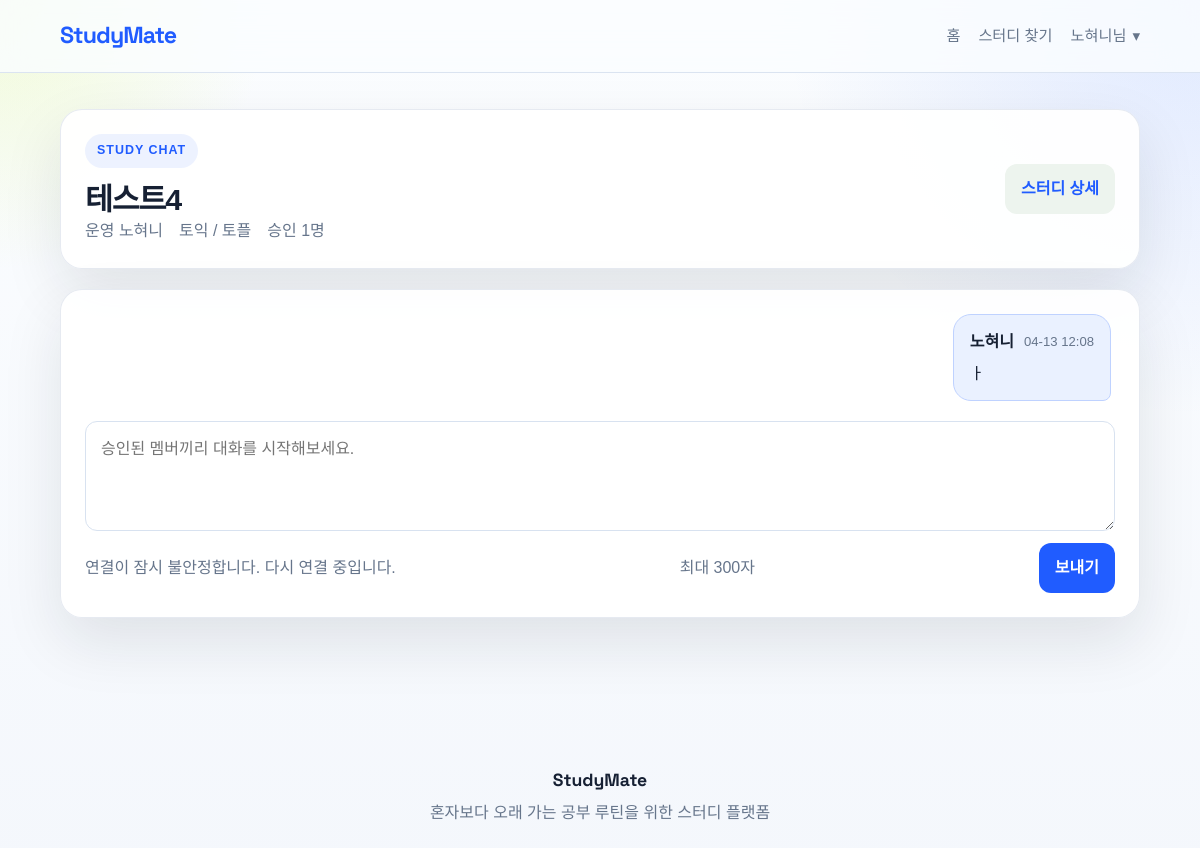
/study/4/chat (signed in), run on the app's committed database.
### models.py (models this page shows, shortened)
class User(db.Model):
    __tablename__ = "user"
    id = db.Column(db.Integer, primary_key=True)
    userid = db.Column(db.String(50), unique=True, nullable=False)
    password = db.Column(db.String(200), nullable=False)
    nickname = db.Column(db.String(50), unique=True, nullable=False)
    email = db.Column(db.String(100), unique=True, nullable=False)
    bio = db.Column(db.String(100), nullable=True)
    studies = db.relationship("Study", back_populates="author", lazy=True)
    comments = db.relationship("Comment", back_populates="author", lazy=True)
    enrollments = db.relationship("Enrollment", back_populates="user", lazy=True)
    chat_messages = db.relationship("ChatMessage", back_populates="user", lazy=True)

class Study(db.Model):
    __tablename__ = "study"
    id = db.Column(db.Integer, primary_key=True)
    title = db.Column(db.String(200), nullable=False)
    category = db.Column(db.String(50), nullable=False)
    member_count = db.Column(db.Integer, nullable=False)
    content = db.Column(db.Text, nullable=False)
    date = db.Column(db.DateTime, default=get_kst_now, nullable=False)
    writer = db.Column(db.String(50), nullable=False)
    author_id = db.Column(db.Integer, db.ForeignKey("user.id"), nullable=True)
    chat_link = db.Column(db.String(300), nullable=True)
    is_closed = db.Column(db.Boolean, default=False, nullable=False)
    author = db.relationship("User", back_populates="studies")
    comments = db.relationship(
        "Comment",
        back_populates="study",
        cascade="all, delete-orphan",
        lazy=True,
        order_by="Comment.date.asc()",
    )
    enrollments = db.relationship(
        "Enrollment",
        back_populates="study",
        cascade="all, delete-orphan",
        lazy=True,
        order_by="Enrollment.date.desc()",
    )
    chat_messages = db.relationship(
        "ChatMessage",
        back_populates="study",
        cascade="all, delete-orphan",
        lazy=True,
        order_by="ChatMessage.date.asc()",
    )

class ChatMessage(db.Model):
    __tablename__ = "chat_message"
    id = db.Column(db.Integer, primary_key=True)
    content = db.Column(db.Text, nullable=False)
    date = db.Column(db.DateTime, default=get_kst_now, nullable=False)
    study_id = db.Column(db.Integer, db.ForeignKey("study.id"), nullable=False)
    user_id = db.Column(db.Integer, db.ForeignKey("user.id"), nullable=False)
    study = db.relationship("Study", back_populates="chat_messages")
    user = db.relationship("User", back_populates="chat_messages")

### app.py (the view, shortened to what this page needs)
@app.route("/study/<int:study_id>/chat", methods=["GET", "POST"])
def study_chat(study_id):
    user = get_current_user()
    if not user:
        flash("로그인이 필요합니다.", "error")
        return redirect(url_for("login"))
    study = get_or_404(Study, study_id)
    if not can_access_study_chat(study, user):
        flash("승인된 참여자만 채팅방에 입장할 수 있습니다.", "error")
        return redirect(url_for("study_detail", study_id=study.id))
    messages = study.chat_messages[-80:]
    return render_template(
        "study_chat.html",
        study=study,
        messages=messages,
        user=user,
        is_owner=is_study_owner(study, user),
    )

### app.py (called while the page is built)
def get_current_user():
    if hasattr(g, "current_user"):
        return g.current_user
    session_userid = session.get("user_id")
    user = User.query.filter_by(userid=session_userid).first() if session_userid else None
    if session_userid and user is None:
        session.clear()
    g.current_user = user
    return user

def get_csrf_token():
    token = session.get("_csrf_token")
    if not token:
        token = secrets.token_hex(32)
        session["_csrf_token"] = token
    return token

def is_study_owner(study, user):
    return bool(user) and (
        study.author_id == user.id or (study.author_id is None and study.writer == user.nickname)
    )

def can_access_study_chat(study, user):
    if not user:
        return False
    if is_study_owner(study, user):
        return True
    enrollment = Enrollment.query.filter_by(user_id=user.id, study_id=study.id, status=1).first()
    return enrollment is not None

def get_or_404(model, object_id):
    record = db.session.get(model, object_id)
    if record is None:
        abort(404)
    return record

@app.before_request
def load_user_and_protect_forms():
    get_current_user()
    if request.method == "POST":
        session_token = session.get("_csrf_token")
        submitted_token = request.form.get("_csrf_token") or request.headers.get("X-CSRFToken")
        if not session_token or session_token != submitted_token:
            abort(400, description="잘못된 요청입니다.")

@app.context_processor
def inject_template_globals():
    user = get_current_user()
    return {
        "csrf_token": get_csrf_token(),
        "current_user": user,
        "user_nickname": user.nickname if user else None,
        "study_categories": STUDY_CATEGORIES,
    }

### templates/study_chat.html (shortened to what this page needs)
{% extends "base.html" %}
{% block content %}
<section class="chat-shell">
    <div class="chat-header-card">
        <div>
            <p class="section-kicker">STUDY CHAT</p>
            <h2>{{ study.title }}</h2>
            <p class="detail-meta">
                <span>운영 {{ study.writer }}</span>
                <span>{{ study.category }}</span>
                <span>승인 {{ study.enrollments | selectattr('status', 'equalto', 1) | list | length }}명</span>
            </p>
        </div>
        <div class="chat-header-actions">
            <a href="{{ url_for('study_detail', study_id=study.id) }}" class="secondary-link compact-link">스터디 상세</a>
        </div>
    </div>
    <div class="chat-room-panel">
        <div class="chat-message-stack" id="chat-message-stack">
            {% for message in messages %}
                <article class="chat-bubble {% if message.user_id == user.id %}mine{% endif %}">
                    <div class="chat-bubble-meta">
                        <strong>{{ message.user.nickname }}</strong>
                        <span class="date">{{ message.date.strftime('%m-%d %H:%M') }}</span>
                    </div>
                    <p>{{ message.content }}</p>
                </article>
            {% endfor %}
        </div>
        <form action="{{ url_for('study_chat', study_id=study.id) }}" method="POST" class="chat-compose-form" id="chat-compose-form">
            <textarea name="content" id="chat-compose-input" maxlength="300" placeholder="승인된 멤버끼리 대화를 시작해보세요." required></textarea>
            <div class="chat-compose-actions">
                <span class="chat-compose-status help-text" id="chat-compose-status"></span>
                <span class="help-text">최대 300자</span>
                <button type="submit" class="primary-btn compact-btn">보내기</button>
            </div>
        </form>
    </div>
</section>
{% endblock %}

### templates/base.html (shortened to what this page needs)
<!DOCTYPE html>
<html lang="ko">
<head>
    <link rel="stylesheet" href="{{ url_for('static', filename='css/style.css') }}">
</head>
<body class="{% block body_class %}{% endblock %}">
    <header class="site-header">
        <div class="nav-container">
            <a href="{{ url_for('home') }}" class="logo">StudyMate</a>
            <nav class="nav-menu" aria-label="Primary">
                <a href="{{ url_for('home') }}" class="{% if request.endpoint == 'home' %}active{% endif %}">홈</a>
                <a href="{{ url_for('study') }}" class="{% if request.endpoint in ['study', 'study_detail', 'studywrite', 'study_edit'] %}active{% endif %}">스터디 찾기</a>
                {% if current_user %}
                    <div class="user-dropdown">
                        <button type="button" class="user-btn" data-dropdown-toggle>
                            {{ current_user.nickname }}님 <span class="arrow">▾</span>
                        </button>
                    </div>
                {% else %}
                    <div class="auth-link-group" aria-label="로그인 또는 회원가입">
                        <a href="{{ url_for('login') }}" class="{% if request.endpoint == 'login' %}active{% endif %}">로그인</a>
                        <span>/</span>
                        <a href="{{ url_for('signup') }}" class="{% if request.endpoint == 'signup' %}active{% endif %}">회원가입</a>
                    </div>
                {% endif %}
            </nav>
        </div>
    </header>
    <main>
        {% block content %}{% endblock %}
    </main>
    <footer class="site-footer">
        <div class="footer-inner">
            <p class="footer-brand">StudyMate</p>
            <p>혼자보다 오래 가는 공부 루틴을 위한 스터디 플랫폼</p>
        </div>
    </footer>
</body>
</html>

### static/css/style.css (style rules this page uses)
:root { --bg: #f4f7fc; --surface: #ffffff; --surface-muted: #eef4ff; --line: #d8e2f0; --text: #162033; --text-muted: #66758b; --primary: #205cff; --primary-dark: #1547d1; --accent: #d6f46b; --accent-soft: #fff0ea; --success-bg: #e8f7ee; --success-text: #166534; --warning-bg: #fff4d6; --warning-text: #92400e; --danger-bg: #ffe7e7; --danger-text: #b42318; --shadow: 0 24px 60px rgba(17, 25, 40, 0.1); --radius: 22px; }
* { box-sizing: border-box; }
body { margin: 0; background: radial-gradient(circle at top left, rgba(214, 244, 107, 0.26), transparent 18%), radial-gradient(circle at top right, rgba(32, 92, 255, 0.12), transparent 28%), linear-gradient(180deg, #fbfdff 0%, var(--bg) 100%); color: var(--text); font-family: "Noto Sans KR", sans-serif; line-height: 1.6; }
a { color: inherit; text-decoration: none; }
button, input, select, textarea { font: inherit; }
.site-header, header { position: sticky; top: 0; z-index: 1000; backdrop-filter: blur(18px); background: rgba(251, 253, 255, 0.82); border-bottom: 1px solid rgba(216, 226, 240, 0.92); }
.nav-container { max-width: 1120px; margin: 0 auto; padding: 0 20px; min-height: 72px; display: flex; align-items: center; justify-content: space-between; gap: 20px; }
.logo { color: var(--primary); font-family: "Space Grotesk", "Noto Sans KR", sans-serif; font-weight: 700; font-size: 1.45rem; letter-spacing: -0.04em; text-transform: none; }
.nav-menu { display: flex; align-items: center; gap: 18px; }
.nav-menu > a, .user-btn { color: var(--text-muted); font-size: 0.95rem; transition: color 0.2s ease, opacity 0.2s ease; }
.user-dropdown { position: relative; }
.user-btn { display: inline-flex; align-items: center; gap: 6px; background: none; border: 0; cursor: pointer; padding: 0; }
main { max-width: 1120px; margin: 0 auto; padding: 36px 20px 72px; }
section { margin-bottom: 48px; }
h1, h2, h3, h4, p { margin-top: 0; }
h1, h2, .plain-title { letter-spacing: -0.04em; }
h2 { font-size: 1.9rem; line-height: 1.25; margin-bottom: 0; }
.hero-text, .text-muted, .help-text, .auth-copy, .auth-footnote, .detail-meta { color: var(--text-muted); }
form { display: block; }
input, select, textarea { width: 100%; border: 1px solid var(--line); border-radius: 12px; padding: 14px 15px; background: var(--surface); color: var(--text); }
textarea { min-height: 220px; resize: vertical; }
.primary-btn, .primary-link, .secondary-link, .small-btn, .secondary-btn, .btn-edit, .btn-delete { display: inline-flex; align-items: center; justify-content: center; gap: 8px; border: 0; border-radius: 12px; cursor: pointer; font-weight: 700; transition: transform 0.15s ease, background 0.15s ease, color 0.15s ease; }
.primary-btn, .primary-link { background: var(--primary); color: #fff; padding: 14px 18px; }
.secondary-link, .secondary-btn, .btn-edit { background: #edf4ee; color: var(--primary); padding: 12px 16px; }
.compact-link, .compact-btn { padding: 12px 16px; }
.detail-meta { display: flex; flex-wrap: wrap; gap: 16px; margin-bottom: 0; }
.date { color: var(--text-muted); font-size: 0.82rem; }

### static/css/home.css (style rules this page uses)
﻿.landing-kicker, .section-kicker, .mini-label { display: inline-flex; width: fit-content; align-items: center; gap: 8px; padding: 7px 12px; border-radius: 999px; font-size: 0.78rem; font-weight: 700; letter-spacing: 0.08em; text-transform: uppercase; background: rgba(32, 92, 255, 0.08); color: var(--primary); }

### data on the page
User: nickname "노혀니"
Study: title "테스트4", writer "노혀니", category "토익 / 토플"
ChatMessage: user.nickname "노혀니", date "04-13 12:08", content "ㅏ"

### other printed values
{{ study.enrollments | selectattr('status', 'equalto', 1) | list | length }} "1"
